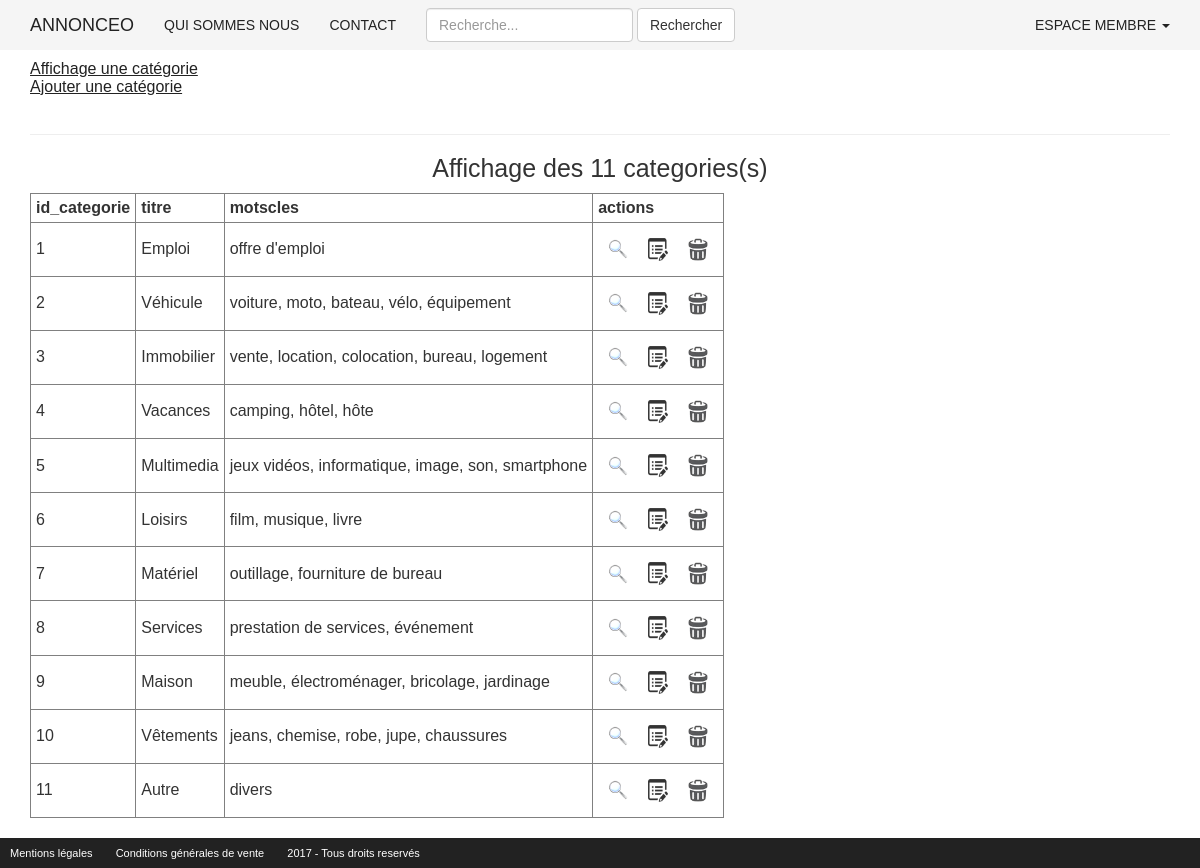
The page /admin/gestion_categorie.php?action=affichage on the database its author committed.
### tables this page shows
CREATE TABLE categorie(
	id_categorie INT(3) NOT NULL AUTO_INCREMENT,
	titre VARCHAR(255) NOT NULL,
	motscles TEXT NOT NULL,
	PRIMARY KEY(id_categorie)
);

### inc/fonction.inc.php (called while the page is built, shortened)
<?php
function internauteEstConnecte()
{
	if(!isset($_SESSION['membre']))
	{
		return false;
	}
	else
	{
		return true;
	}
}
function internauteEstConnecteEtEstAdmin()
{
	if(internauteEstConnecte() && $_SESSION['membre']['statut'] == 1)
	{
		return true;
	}
	else
	{
		return false;
	}
}

### inc/init.inc.php (called while the page is built, shortened)
<?php
$content = '';
require_once('fonction.inc.php');

### admin/gestion_categorie.php (the view, shortened to what this page needs)
<?php
require_once("../inc/init.inc.php");
require_once("../inc/haut.inc.php");
$content .= '<a href="?action=affichage"><u>Affichage une catégorie</u></a><br>';
$content .= '<a href="?action=ajout"><u>Ajouter une catégorie</u></a><br><br><hr>';
if(isset($_GET['action']) && $_GET['action'] == 'affichage')
{
	$r = $bdd->query("SELECT * FROM categorie");
		$content .= "<h1> Affichage des " . $r->rowCount() . " categories(s)</h1>";
		$content .= "<table border='1' style='border-collapse:collapse;'><tr>";
		for ($i= 0; $i< $r->columnCount(); $i++)
		{
			$colonne = $r->getColumnMeta($i);
			$content .= "<th>$colonne[name]</th>";
		}
		$content .="<th> actions </th>";
		$content .="</tr>";
		while($ligne = $r->fetch(PDO::FETCH_ASSOC))
		{
			$content .= '<tr>';
			foreach($ligne as $indice => $valeur)
			{
				$content .= "<td>$valeur</td>";
			}
			$content .= "<td><a href=\"?action=zoom&id_categorie=$ligne[id_categorie]\"><img src=\"../image/zoom.png\" class=\"icon\" alt=\"zoom\"></a>";
			$content .= "<a href=\"?action=modification&id_categorie=$ligne[id_categorie]\"><img src=\"../image/edit.png\" class=\"icon\" alt=\"modification\"></a>";
			$content .= "<a href=\"?action=suppression&id_categorie=$ligne[id_categorie]\" OnClick=\"return(confirm('En êtes vous certain?'));\"><img src=\"../image/delete.png\" class =\"icon\" alt=\"suppression\"></a></td>";
			$content .="</tr>";
		}
	$content .= '</table>';
}
echo $content;
?>
<?php
require_once("../inc/bas.inc.php");
?>

### inc/haut.inc.php (shortened to what this page needs)
<!DOCTYPE html>
<html lang="FR-fr">
	<head>
		<link href="https://maxcdn.bootstrapcdn.com/font-awesome/4.7.0/css/font-awesome.min.css" rel="stylesheet">
		<link rel="stylesheet" href="https://maxcdn.bootstrapcdn.com/bootstrap/3.3.7/css/bootstrap.min.css">
		<link rel="stylesheet" href="/annonceo/css/style.css">
	</head>
	<body>
		<header>
			<nav class="container-fluid">
				<a class="navbar-brand" href=<?php echo URL."index.php"; ?> title="Annonceo">Annonceo</a>
			    <div class="collapse navbar-collapse" >
					<?php
					if(internauteEstConnecteEtEstAdmin())
					{
					?>
			    	<ul class="nav navbar-nav">
						<?php
								echo '<li><a href="' . URL . 'admin/gestion_annonce.php?action=affichage">Annonces</a></li>';
								echo '<li><a href="' . URL . 'admin/gestion_categorie.php">Catégories</a></li>';
								echo '<li><a href="' . URL . 'admin/gestion_commentaire.php">Commentaires</a></li>';
								echo '<li><a href="' . URL . 'admin/gestion_membre.php">Membres</a></li>';
								echo '<li><a href="' . URL . 'admin/gestion_note.php">Notes</a></li>';
								echo '<li><a href="' . URL . 'admin/statistiques.php">Statistiques</a></li>';
						?>
			    	</ul>
					<?php
					}
					else{
					?>
			    	<ul class="nav navbar-nav">
						<?php
							echo '<li><a href="' . URL . 'qui_sommes_nous.php">Qui Sommes Nous</a></li>';
							echo '<li><a href="' . URL . 'contact.php">Contact</a></li>';
						?>
			    	</ul>
				    <form class="navbar-form navbar-left">
				    	<div class="form-group">
				    		<input type="text" class="form-control" placeholder="Recherche...">
				    	</div>
				        <button type="submit" class="btn btn-default">Rechercher</button>
				    </form>
				    <?php
					}
				    ?>
				    <ul class="nav navbar-nav navbar-right">
						<li class="dropdown">
						    <a href="#" class="dropdown-toggle" data-toggle="dropdown" role="button" aria-haspopup="true" aria-expanded="false">
								<?php
								if(internauteEstConnecteEtEstAdmin())
								{
									echo "Espace admin";
								}
								elseif(internauteEstConnecte())
								{
									echo '<i class="fa fa-user" aria-hidden="true"></i> ' . $_SESSION['membre']['pseudo'];
								}
								else
								{
									echo "Espace membre";
								}
								?>
							    <span class="caret"></span>
						    </a>
						</li>
					</ul>
				</div>
			</nav>
		</header>
		<section>
			<div class="container">

### inc/bas.inc.php (shortened to what this page needs)
			</div>
		</section>
		<footer>
			<ul>
				<li><a href="">Mentions légales</a></li>
				<li><a href="">Conditions générales de vente</a></li>
				<li><?php echo date('Y'); ?> - Tous droits reservés</li>
			</ul>
		</footer>
	</body>
</html>

### css/style.css (style rules this page uses)
* { -webkit-box-sizing: border-box; -moz-box-sizing: border-box; box-sizing: border-box; }
body { margin: 0; padding: 0; font: 16px sans-serif; }
h1 { text-align: center; font-size: 2.5rem; }
a { color: #222; }
ul, li { list-style: none; }
header { background: #f5f5f5; z-index: 100; }
nav { font-size: 1.4rem; text-transform: uppercase; background: #f5f5f5; margin-bottom: 10px; }
.dropdown { text-align: center; z-index: 10; }
footer { width: 100%; position: fixed; bottom: 0; background: #222; color: #fff; font-size: 1.1rem; }
footer a { color: #fff; }
footer ul { padding: 0; margin: 0; }
footer li { display: inline-block; margin: 0 10px; line-height: 30px; }
.icon { display:inline-block; width:20px; margin:10px; }
th, tr, td { width: auto; padding:5px; }
section .container { margin-bottom: 50px; }

### rows shown on the page
categorie: id_categorie "1", titre "Emploi", motscles "offre d'emploi"
categorie: id_categorie "2", titre "Véhicule", motscles "voiture, moto, bateau, vélo, équipement"
categorie: id_categorie "3", titre "Immobilier", motscles "vente, location, colocation, bureau, logement"
categorie: id_categorie "4", titre "Vacances", motscles "camping, hôtel, hôte"
categorie: id_categorie "5", titre "Multimedia", motscles "jeux vidéos, informatique, image, son, smartphone"
categorie: id_categorie "6", titre "Loisirs", motscles "film, musique, livre"
categorie: id_categorie "7", titre "Matériel", motscles "outillage, fourniture de bureau"
categorie: id_categorie "8", titre "Services", motscles "prestation de services, événement"
categorie: id_categorie "9", titre "Maison", motscles "meuble, électroménager, bricolage, jardinage"
categorie: id_categorie "10", titre "Vêtements", motscles "jeans, chemise, robe, jupe, chaussures"
categorie: id_categorie "11", titre "Autre", motscles "divers"

### other values the page prints
$r->rowCount() "11"
$colonne[name] "id_categorie"
$colonne[name] "titre"
$colonne[name] "motscles"
